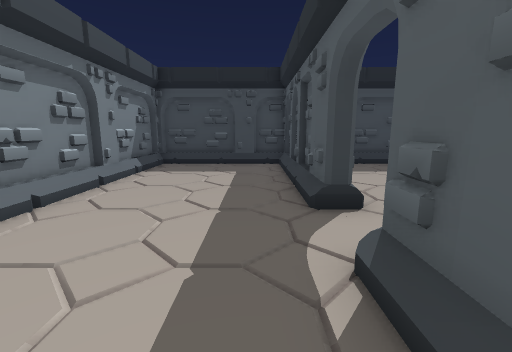
[1] (above)

16 first-person views from a walk through a Godot game level. The camera is 1.4 m above the floor, tilts 10° down and sees 90° across. The floor is counted in squares, 1 m on a side. Each view is taken from the middle of a square. On the plan, view 1 faces up. The plan holds only what a view shows up to about 13 squares ahead; the rest is blank. The place goes on beyond the plan.

[2]
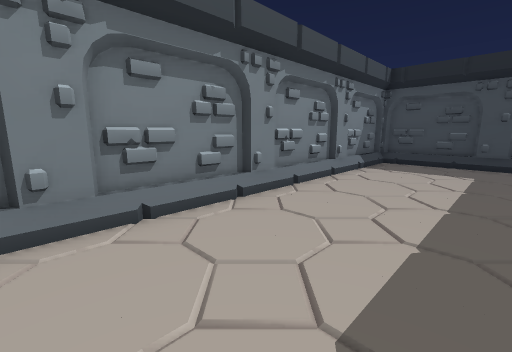

[3]
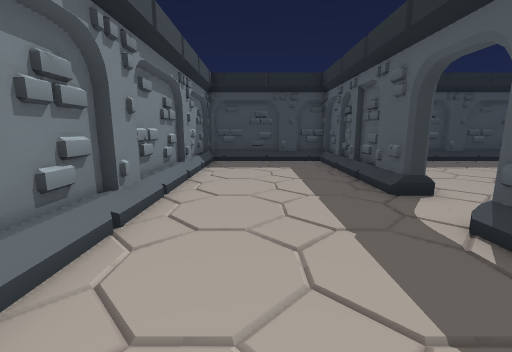

[4]
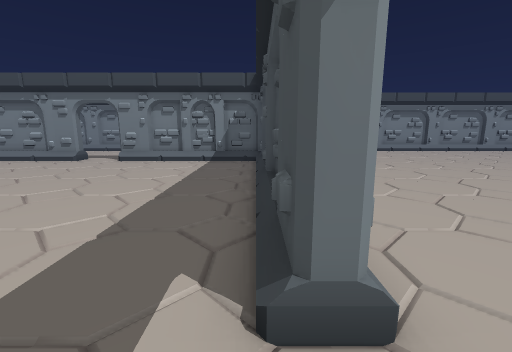

[5]
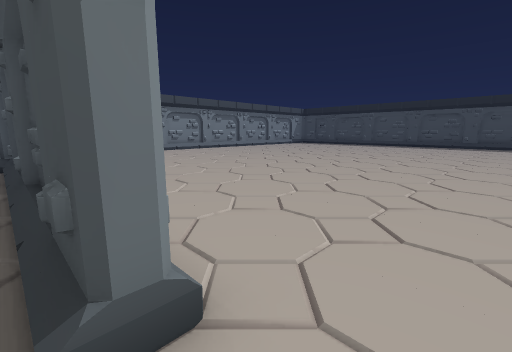

[6]
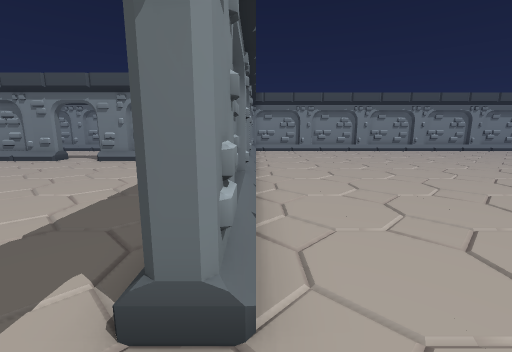

[7]
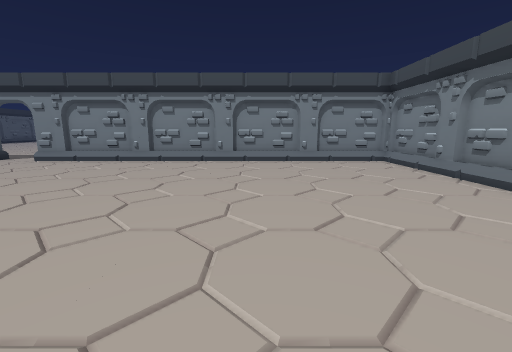

[8]
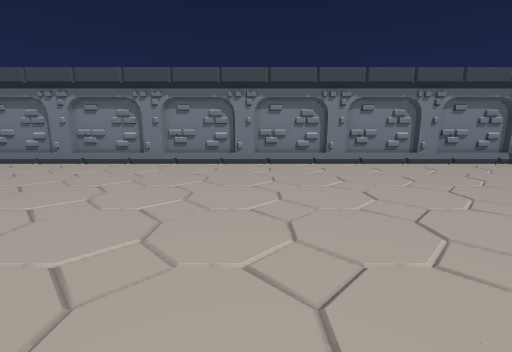

[9]
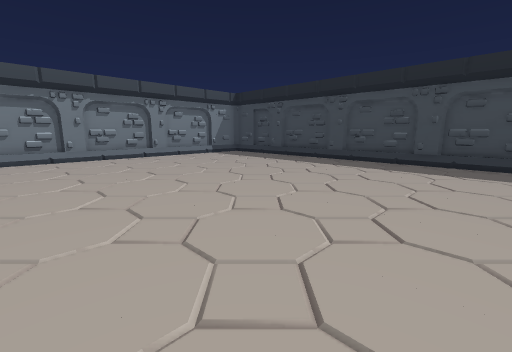

[10]
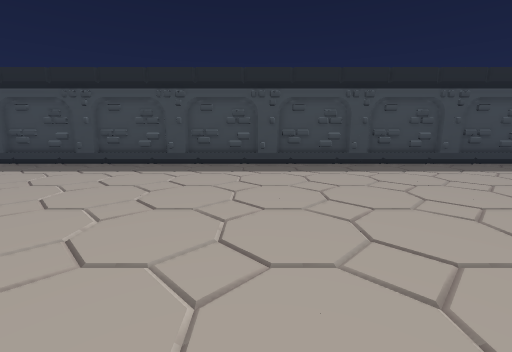

[11]
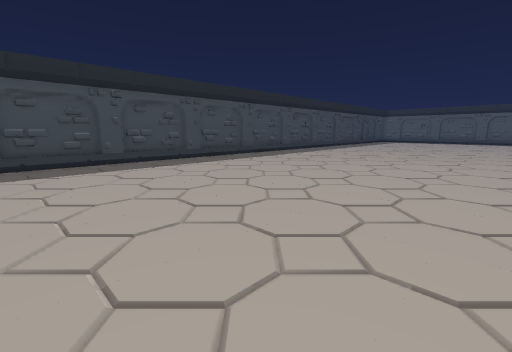

[12]
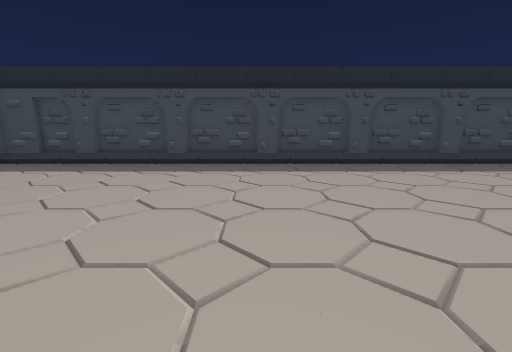

[13]
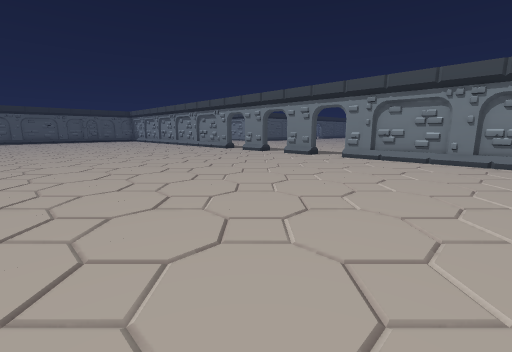

[14]
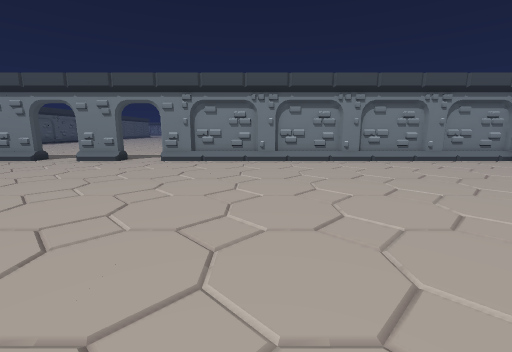

[15]
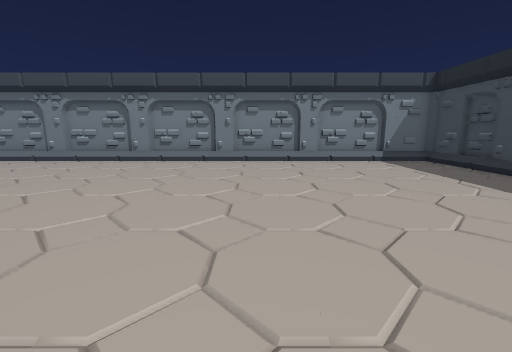

[16]
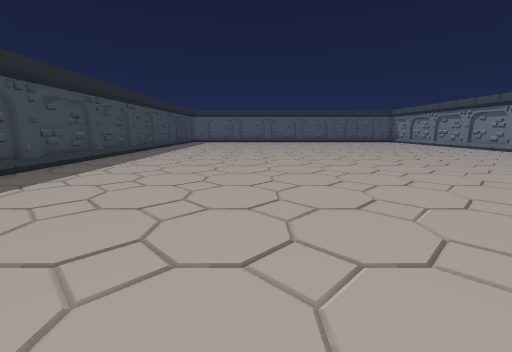

### Floor plan
Key: @ floor where view 1 was taken; # wall or solid block; . floor; / step, stairs or slope.
Columns run from 5 left of view 1 to 23 right of it. Each row starts with its distance up from view 1.
 38   ###########################
 37  ##/////////////////////////#
 36 ##...........................
 35 #/...........................
 34 #/...........................
 33 #/...........................
 32 #/...........................
 31 #/...........................
 30 #/...........................
 29 #/...........................
 28 #/...........................
 27 #/...........................
 26 #/...........................
 25 #/...........................
 24 #/...........................
 23 #/...........................
 22 #/...........................
 21 #/...........................
 20 #/...........................
 19 #/...................... ....
 18 #/.....................   ...
 17 #/....................     ..
 16 #/....................
 15 #/.....................
 14 #/......................
 13 #/.......................
 12 #/////////////////..##..##
 11 ##################..#  .#
 10 #/....#/...........
  9 #/....#/...........
  8 #/....#/..........
  7 #/....#/.........
  6 #/....#/........
  5 #/....#/......
  4 #/...........
  3 #/..........
  2 #/....#/...
  1 #/....#/..
  0 #/...@#/.
 -1 ##.. .#/

Where each view was taken, in squares from view 1:
view 1: 0 up, 0 right, facing up
view 2: 1 down, 0 right, facing up-left
view 3: 1 down, 2 left, facing up
view 4: 11 up, 14 right, facing left
view 5: 11 up, 14 right, facing up-left
view 6: 12 up, 14 right, facing left
view 7: 24 up, 2 right, facing down
view 8: 24 up, 7 right, facing left
view 9: 25 up, 10 right, facing up-left
view 10: 26 up, 11 right, facing up
view 11: 25 up, 8 right, facing up-right
view 12: 26 up, 7 right, facing up
view 13: 25 up, 6 right, facing down-right
view 14: 24 up, 8 right, facing down
view 15: 29 up, 8 right, facing left
view 16: 29 up, 10 right, facing right
